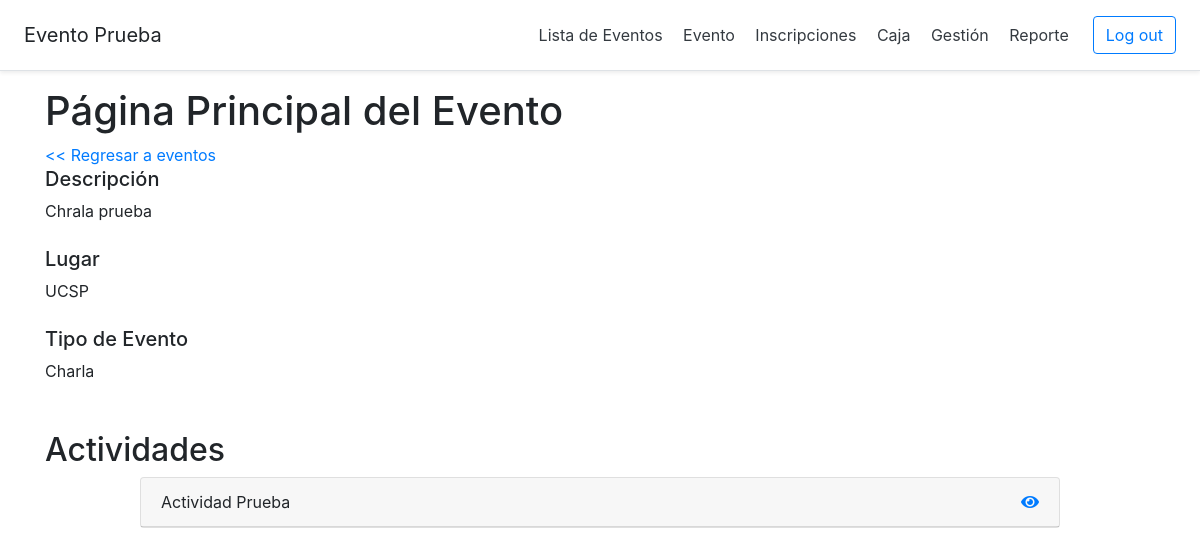
The page /evento/1 on the database as committed earlier.
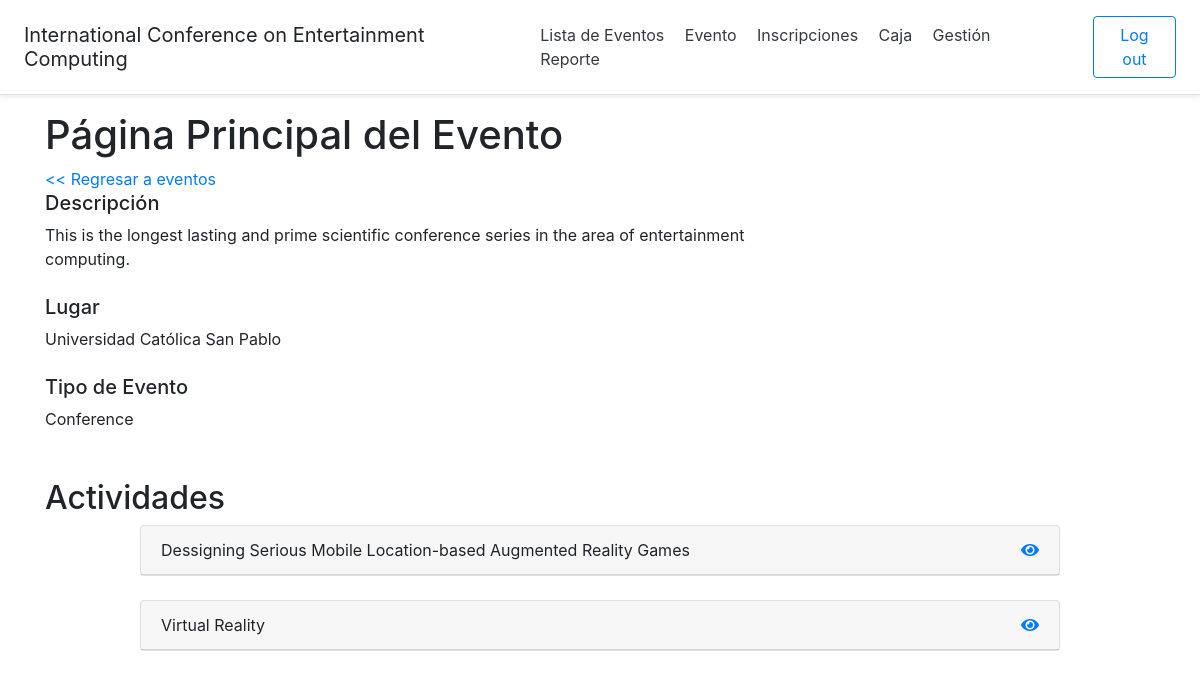
The same page on the database as committed later.
### models.py (models this page shows)
class Evento(db.Model):
    id = db.Column(db.Integer, primary_key=True)
    nombre = db.Column(db.String(100), nullable=False)
    tipo = db.Column(db.String(100), nullable=False)
    descripcion = db.Column(db.String(130), nullable=False)
    lugar = db.Column(db.String(100), nullable=False)
    estado = db.Column(db.String(20), default="Borrador")
    fechaCreacion = db.Column(db.Date, default=datetime.utcnow)
    fechaPreInscripcion = db.Column(db.Date)
    fechaAprtrInscripcion = db.Column(db.Date)
    fechaLmtDscnto = db.Column(db.Date)
    fechaCierreInscripcion = db.Column(db.Date)
    fechaInicio = db.Column(db.Date)
    fechaFin = db.Column(db.Date)
    cntInscritos = db.Column(db.Integer, default=0)
    cntPreInscritos = db.Column(db.Integer, default=0)
    prcntjDscnto = db.Column(db.Float, default=0)
    plantilla = db.Column(db.Boolean, default=False)
    actividades = db.relationship('Actividad', backref='evento', lazy=True)
    usuarios_eventos = db.relationship('Usuario_Evento', backref='evento', lazy=True)
    movimientos = db.relationship('Movimiento', backref='evento', lazy=True)
    categorias = db.relationship('Categoria', backref='evento', lazy=True)
    paquetes = db.relationship('Paquete', backref='evento', lazy=True)

class Actividad(db.Model):
    id = db.Column(db.Integer, primary_key = True)
    nombre = db.Column(db.String(30), nullable=False)
    tipo = db.Column(db.String(30))
    descripcion = db.Column(db.String(130))
    consideraciones = db.Column(db.String(100))
    fechaInicio = db.Column(db.DateTime)
    fechaFin = db.Column(db.DateTime)
    ponente = db.Column(db.String(50))
    idEvento = db.Column(db.Integer, db.ForeignKey('evento.id'), nullable=False)
    ambientes = db.relationship('Ambiente', backref='actividad', lazy = True)
    materiales = db.relationship('Material', backref='actividad', lazy = True)

### app.py (the view)
@app.route('/evento/<idEvento>', methods=['GET','POST'])
def evento(idEvento):
    miEvento = Evento.query.filter_by(
        id = idEvento
    ).first()
    session['idEvento'] = idEvento
    listaAct = []
    actividades = Actividad.query.filter_by(idEvento = session['idEvento'])
    for actividad in actividades:
        listaAct.append({
            "id":actividad.id,
            "nombre":actividad.nombre
        })
    if actividades:
        fechaMin = miEvento.fechaInicio
        fechaMax = miEvento.fechaFin
        for actividad in actividades:
            if not fechaMin:
                fechaMin = actividad.fechaInicio.date()
            if not fechaMax:
                fechaMax = actividad.fechaFin.date()
            if actividad.fechaInicio.date() < fechaMin:
                fechaMin = actividad.fechaInicio.date()
            if actividad.fechaFin.date() > fechaMax:
                fechaMax = actividad.fechaFin.date()
        miEvento.fechaInicio = fechaMin
        miEvento.fechaFin = fechaMax
        db.session.commit()
    return render_template(
        'SCV-B01MenuEventoAdmin.html',
        idEvento = session['idEvento'],
        estado = miEvento.estado,
        descripcion = miEvento.descripcion,
        lugar = miEvento.lugar,
        tipoEvento = miEvento.tipo,
        actividad = listaAct,
        lenActividad = len(listaAct),
        nombreEvento = miEvento.nombre)

### app.py (called while the page is built)
@app.context_processor
def utility_processor():
    return dict()

### templates/SCV-B01MenuEventoAdmin.html (shortened to what this page needs)
{% extends "Layout.html" %}
{% block body %}
<h1>Página Principal del Evento</h1>
<a href="{{url_for('listaEventos')}}"> << Regresar a eventos </a>
<div id="datos-evento" class="row">
    <div class="col-8">
        <div class="">
            <h5>Descripción</h5>
            {{descripcion}}
        </div>
        <br>
        <div class="">
            <h5>Lugar</h5>
            {{lugar}}
        </div>
        <br>
        <div class="">
            <h5>Tipo de Evento</h5>
            {{tipoEvento}}
        </div>
        <br>
    </div>
    <div class="col-4">
    </div>
</div>
<div>
    <br>
    <h2>Actividades</h2>
    <div class="row">
        <div class="col-1"></div>
        <div id="activities-list" class="col">
            {%for i in range(0, lenActividad)%}
            <div class="card">
                <div class="card-header">
                    <div class="row">
                        <div class="col"> {{actividad[i].nombre}}</div>
                        <div class="col-2 text-right">
                            {% if estado == 'Borrador' %}
                            <a href="{{ url_for('actividad',id = actividad[i].id) }}"><i class="fas fa-pencil-alt"> </i></a>
                            <a href="{{ url_for('eliminarActividad',id = actividad[i].id) }}"><i class="fas fa-trash"> </i></a>
                            {% else %}
                            <a href="{{ url_for('actividad',id = actividad[i].id) }}"><i class="fas fa-eye"> </i></a>
                            {% endif %}
                        </div>
                    </div>
                </div>
            </div>
            <br>
            {%endfor%}
        </div>
        <div class="col-1"></div>
    </div>
</div>
{% endblock %}

### templates/Layout.html (shortened to what the changed rows need)
<!doctype html>
<html lang="en">
    <head>
        <link rel="stylesheet" href="https://cdn.jsdelivr.net/npm/bootstrap@4.6.0/dist/css/bootstrap.min.css">
        <link rel="stylesheet" href="{{ url_for('static', filename='css/extra.css') }}">
        <link rel="stylesheet" href="{{ url_for('static', filename='css/fontawesome.css') }}">
        <link rel="stylesheet" href="{{ url_for('static', filename='css/solid.css') }}">
    </head>
    <div class="d-flex flex-column flex-md-row align-items-center p-3 px-md-4 mb-3 bg-white border-bottom shadow-sm">
        {% if tipoUsuario == 'Visitante'%}
        <h5 class="my-0 mr-md-auto font-weight-normal" style="cursor: pointer;" onclick="window.location='{{url_for('index')}}'">Our Point</h5>
        <nav class="my-2 my-md-0 mr-md-3">
            <a class="p-2 text-dark" href="{{url_for('nosotros')}}" disabled>Nosotros</a>
            <a class="p-2 text-dark" href="{{url_for('index')}}">Eventos</a>
        </nav>
        <a class="btn btn-outline-primary" href="{{ url_for('login') }}">Log in</a>
        <a class="btn btn-outline-primary" href="{{ url_for('register') }}">Sign Up</a>
        {% else %}
            {% if tipoUsuario == 'Participante' %}
                <h5 class="my-0 mr-md-auto font-weight-normal" style="cursor: pointer;" onclick="window.location='{{url_for('index')}}'">{{nombreEvento}}</h5>
                <nav class="my-2 my-md-0 mr-md-3">
                    <a class="p-2 text-dark" href="{{ url_for('index') }}">Inicio</a>
                    <a class="p-2 text-dark" href="{{ url_for('listaEventosParticipante') }}">Mis Eventos</a>                 </nav>
            {% else %}
                {% if notShow == True %}
                    <h5 class="my-0 mr-md-auto font-weight-normal" style="cursor: pointer;" onclick="window.location='{{url_for('listaEventos')}}'">{{nombreEvento}}</h5>
                    <nav class="my-2 my-md-0 mr-md-3">
                        <a class="p-2 text-dark" href="{{ url_for('index') }}">Inicio</a>
                        <a class="p-2 text-dark" href="{{ url_for('listaEventos') }}">Lista de Eventos</a>
                    </nav>
                {% else %}
                    {% if tipoUsuario == 'Caja' %}
                    <h5 class="my-0 mr-md-auto font-weight-normal" style="cursor: pointer;" onclick="window.location='{{url_for('listaEventos')}}'">{{nombreEvento}}</h5>
                    <nav class="my-2 my-md-0 mr-md-3">
                        <a class="p-2 text-dark" href="{{ url_for('movimiento') }}">Registrar Movimimento</a>
                        <a class="p-2 text-dark" href="{{ url_for('movimiento') }}">Registrar Inscripcion</a>
                        <a class="p-2 text-dark" href="{{ url_for('validarInscripcion') }}">Validar Inscripcion</a>
                    </nav>
                    {% else %}
                        {% if tipoUsuario == 'Colaborador' %}
                        <h5 class="my-0 mr-md-auto font-weight-normal" style="cursor: pointer;" onclick="window.location='{{url_for('colaborador')}}'">{{nombreEvento}}</h5>
                        <nav class="my-2 my-md-0 mr-md-3">
                            <a class="p-2 text-dark" href="{{ url_for('asistencia') }}" disabled>Asistencia</a>
                            <a class="p-2 text-dark" href="{{ url_for('materiales') }}">Materiales</a>
                        </nav>
                        {% else %}
                        <h5 class="my-0 mr-md-auto font-weight-normal" style="cursor: pointer;" onclick="window.location='{{url_for('listaEventos')}}'">{{nombreEvento}}</h5>
                        <nav class="my-2 my-md-0 mr-md-3">
                            <a class="p-2 text-dark" href="{{ url_for('listaEventos') }}">Lista de Eventos</a>
                            <a class="p-2 text-dark" href="{{ url_for('evento', idEvento = idEvento) }}">Evento</a>
                            <a class="p-2 text-dark" href="{{ url_for('gestionar_inscripcion') }}">Inscripciones</a>
                            <a class="p-2 text-dark" href="{{ url_for('movimiento') }}">Caja</a>
                            <a class="p-2 text-dark" href="{{ url_for('gestionarUsuario') }}">Gestión</a>
                            <a class="p-2 text-dark" href="{{ url_for('reporteCaja') }}">Reporte</a>
                        </nav>
                        {% endif %}
                    {% endif %}
                {% endif %}
            {% endif %}
            <a class="btn btn-outline-primary" href="{{ url_for('logout') }}">Log out</a>
        {% endif %}
    </div>
    <body>
        <div class = "container">
            {% block body %}
            {% endblock %}
        </div>
    </body>
</html>

Rows that differ between the two databases and show on the page:
no longer on this page (row edited): Actividad: nombre "Actividad Prueba"
changed Evento: nombre "Evento Prueba" → "International Conference on Entertainment Computing"; descripcion "Chrala prueba" → "This is the longest lasting and prime scientific conference series in the area of entertainment computing."; lugar "UCSP" → "Universidad Católica San Pablo"; tipo "Charla" → "Conference"; estado "Inscripciones" → "Finalizado" (drawn)
added Actividad: nombre "Dessigning Serious Mobile Location-based Augmented Reality Games"
added Actividad: nombre "Virtual Reality"
